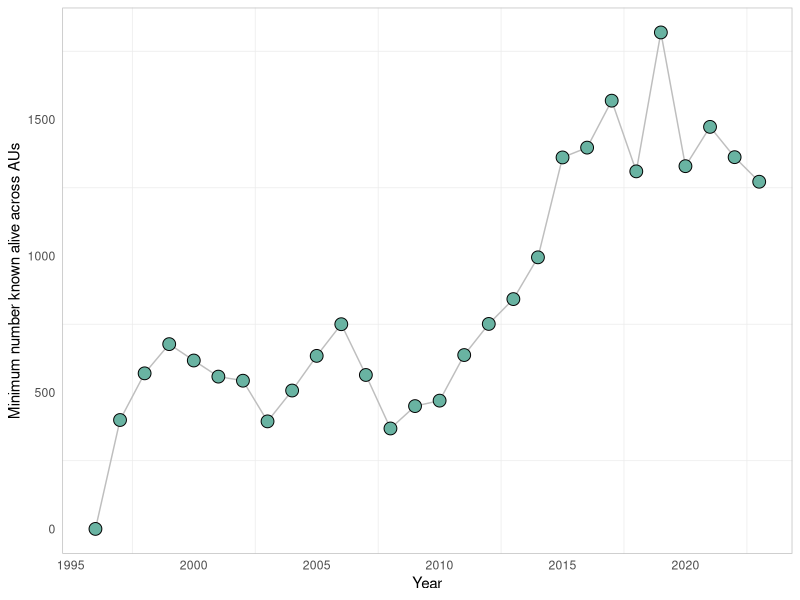

Recreate this plot in R.
library(dplyr)
library(ggplot2)

K.annual <- read.csv("min.known.alive.forPVA.2Apr2025.csv") %>% 
  select(-X)
K.annual_sum <- K.annual 
K.annual_sum$Min_known <-round(rowSums(K.annual[,2:7], na.rm = T))

ggplot(K.annual_sum, aes(x=Year, y=Min_known)) +
  geom_line(color= "grey") +
  geom_point(shape=21, color="black", fill="#69b3a2", size=4) +
  labs(
    x = "Year",
    y = "Minimum number known alive across AUs",
    #title = "Minimum number known alive for the snail kite population used to calibrate carrying
#capacity."
  ) +
  theme_minimal() +
  theme(
    panel.grid.major = element_blank(),
    panel.border = element_rect(color = "grey", fill = NA, linewidth = 0.5),
    strip.text = element_text(face = "bold")
  )
